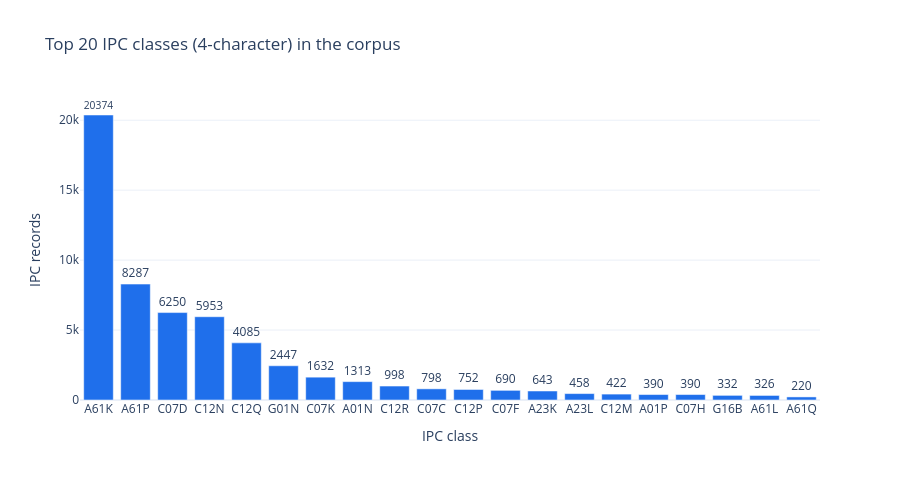

Notebook code for this chart:
### Markdown cell above
## Step 8 — Technology composition: the leading IPC classes

Second chart. We pull the IPC classifications for our families, keep the 4-character **class** level (e.g. `A61K`), and show the twenty most frequent — a quick map of which technology areas dominate the corpus.

### Code cell
ipc = pd.DataFrame(
    db.query(TLS201_APPLN.docdb_family_id, TLS209_APPLN_IPC.ipc_class_symbol)
      .join(TLS209_APPLN_IPC, TLS201_APPLN.appln_id == TLS209_APPLN_IPC.appln_id)
      .filter(TLS201_APPLN.docdb_family_id.in_(unique_families)).all(),
    columns=['docdb_family_id', 'ipc_class_symbol'])
ipc['ipc_class'] = ipc['ipc_class_symbol'].str[:4]
top = (ipc['ipc_class'].value_counts().head(20)
       .rename_axis('ipc_class').reset_index(name='count'))

fig = go.Figure(go.Bar(
    x=top['ipc_class'], y=top['count'], marker_color='#1f6feb',
    text=top['count'], textposition='outside'))
fig.update_layout(
    title='Top 20 IPC classes (4-character) in the corpus',
    xaxis_title='IPC class', yaxis_title='IPC records', template='plotly_white', height=480)

report_kit.record(120, "top_ipc_classes",
                  "Leading technology areas (IPC classes)", fig, top, output_dir=OUT,
                  note="Count of IPC records at 4-character class level; a family carries several.")

### Figure 1 — Plotly figure (JSON) as saved in the notebook; plotly's stock layout.template omitted (floating-point values rounded to 4 significant figures)
{"data": [{"marker": {"color": "#1f6feb"}, "text": [20370.0, 8287.0, 6250.0, 5953.0, 4085.0, 2447.0, 1632.0, 1313.0, 998.0, 798.0, 752.0, 690.0, 643.0, 458.0, 422.0, 390.0, 390.0, 332.0, 326.0, 220.0], "textposition": "outside", "type": "bar", "x": ["A61K", "A61P", "C07D", "C12N", "C12Q", "G01N", "C07K", "A01N", "C12R", "C07C", "C12P", "C07F", "A23K", "A23L", "C12M", "A01P", "C07H", "G16B", "A61L", "A61Q"], "y": [20374, 8287, 6250, 5953, 4085, 2447, 1632, 1313, 998, 798, 752, 690, 643, 458, 422, 390, 390, 332, 326, 220]}], "layout": {"height": 480, "title": {"text": "Top 20 IPC classes (4-character) in the corpus"}, "xaxis": {"title": {"text": "IPC class"}}, "yaxis": {"title": {"text": "IPC records"}}}}
